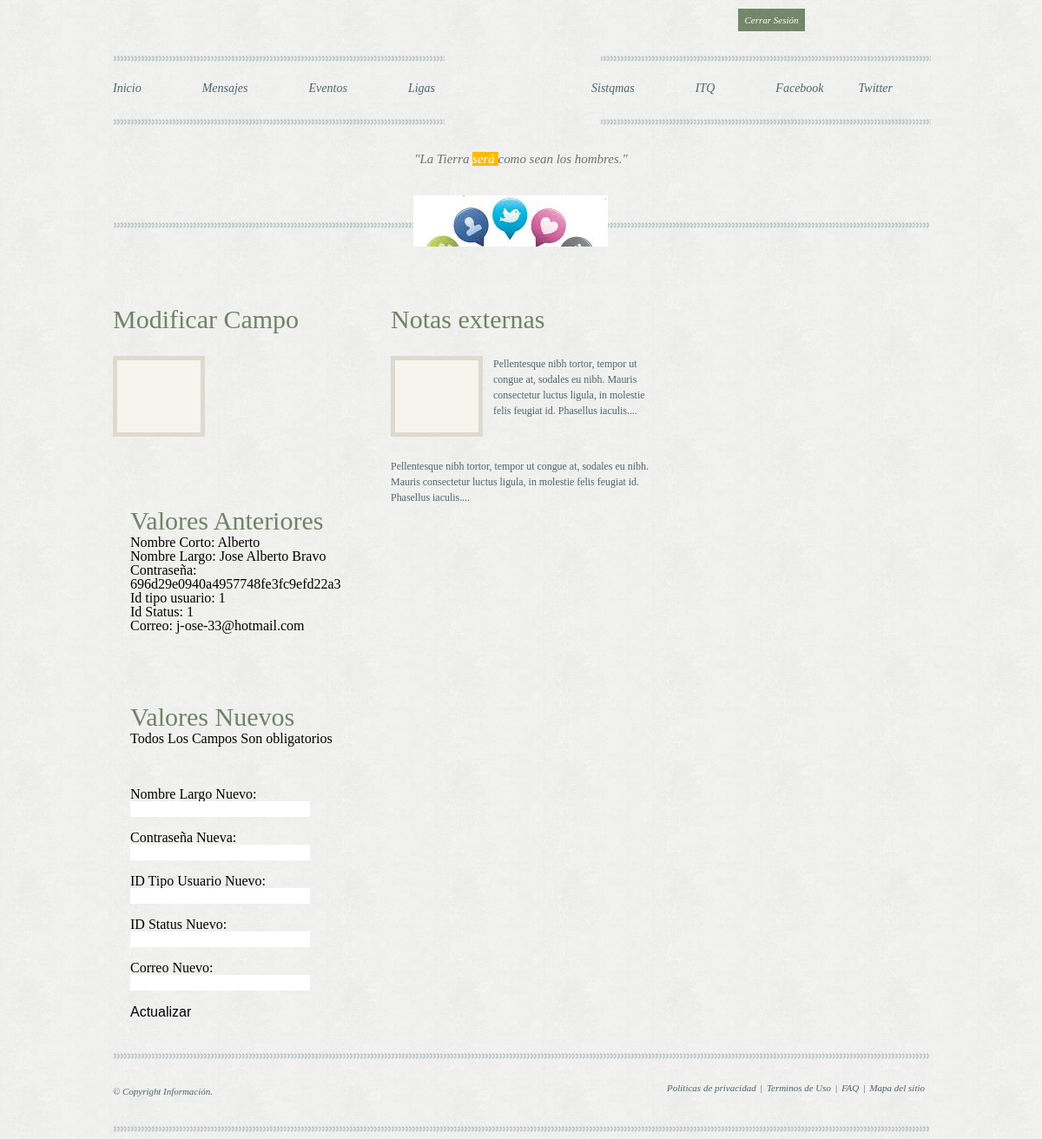
The page /php/modificar_usuario.php?id_usuario=1&origen=ver_usuarios (signed in) on the database its author committed.
### tables this page shows
CREATE TABLE IF NOT EXISTS `usuarios` (
  `id_usuario` int(11) NOT NULL AUTO_INCREMENT,
  `nombre_corto` varchar(12) NOT NULL,
  `nombre_largo` varchar(50) NOT NULL,
  `contrasena` varchar(50) NOT NULL,
  `id_tipo_usuario` int(11) NOT NULL,
  `id_status` int(11) NOT NULL,
  `correo_e` varchar(50) NOT NULL,
  PRIMARY KEY (`id_usuario`)
);

### php/modificar_usuario.php (the view, shortened to what this page needs)
<?php
    require "funciones.php";
	$con=conectar();
?>
<!DOCTYPE html PUBLIC "-//W3C//DTD XHTML 1.0 Transitional//EN" "http://www.w3.org/TR/xhtml1/DTD/xhtml1-transitional.dtd">
<html xmlns="http://www.w3.org/1999/xhtml">
<head>
	<link href="../estilos/otro.css" rel="stylesheet" type="text/css" />
</head>
<body>
	<div class="centerAlign">
		<div class="smallWrap2">
			<form class='form1' method='post' action='salir.php'>
				<input name='btnS' type='submit' value='Cerrar Sesión' />
			</form>
		</div>
		<ul id="menu">
			<li><a href="../index.php">Inicio</a></li>
			<li><a href="vermensajes.php">Mensajes</a></li>
			<li><a href="#">Eventos</a></li>
			<li><a href="#">Ligas</a></li>
			<li class="ml"><a href="http://www.Sisteqmas.html">Sistqmas</a></li>
			<li><a href="http://www.itq.edu.mx">ITQ</a></li>
			<li><a href="http://www.facebook.com/mensajes.itq">Facebook</a></li>
			<li><a href="http://www.titter.com/mensajes.itq">Twitter</a></li>
		</ul>
		<p class="t1">"La Tierra <span>será </span> como sean los hombres."</p>
		<a href="#" class="dl"></a>
		<div class="smallWrap first">
			<h2>Modificar Campo</h2>
			<p><img src="images/blankPic.png" alt="" />
			<?php
					if(!isset($_POST['modificar'])){
						if( $_GET['id_usuario']==$_SESSION['id_usuario'] or $_SESSION['id_usuario']==1){
							$select = update_usuario($con,$_GET['id_usuario']);
							if ($_SESSION['id_usuario']==1){
								while($muestra = mysqli_fetch_array($select)){
									echo "<div class=smallWrap>
										<h2>Valores Anteriores</h2>
											<br>Nombre Corto: ".$muestra['nombre_corto']."
											<br>Nombre Largo: ".$muestra['nombre_largo']."
											<br>Contraseña: ".md5($muestra['contrasena'])."
											<br>Id tipo usuario: ".$muestra['id_tipo_usuario']."
											<br>Id Status: ".$muestra['id_status']."
											<br>Correo: ".$muestra['correo_e']."
										</div>";
									echo "<div class=smallWrap>
										<h2>Valores Nuevos</h2>";
									echo "<form name='formulario_modificar' action='modificar_usuario.php' method='post'>
											Todos Los Campos Son obligatorios<br>
											<input type='hidden' name='id_user' value='".$_GET['id_usuario']."'><br>
											<input type='hidden' name='origen' value='".$_GET['origen']."'><br>
											<input type='hidden' name='alterX' value='1'><br>
											Nombre Largo Nuevo: <input name='nombre_largo' type='text'><br><br>
											Contraseña Nueva: <input name='contrasena' type='text'><br><br>
											ID Tipo Usuario Nuevo: <input name='id_tipo_usuario' type='text'><br><br>
											ID Status Nuevo: <input name='id_status' type='text'><br><br>
											Correo Nuevo: <input name='correo_e' type='text'><br><br>
											<input type='submit' name='modificar' value='Actualizar'>
										</form>";
									echo "</div>";
								}
							}
						}
						else{
							echo "<h1>Necesita Provilegios para modiicar este contenido</h1>";
						}
					}
			?>
		</div>
		<div class="smallWrap">
			<h2>Notas externas</h2>
			<p><img src="images/blankPic.png" alt="" />Pellentesque nibh tortor, tempor ut congue at, sodales eu nibh. Mauris consectetur luctus ligula, in molestie felis feugiat id. Phasellus iaculis....</p>
			<p>Pellentesque nibh tortor, tempor ut congue at, sodales eu nibh. Mauris consectetur luctus ligula, in molestie felis feugiat id. Phasellus iaculis....</p>
		</div>
		<hr />
		<p class="copy">© Copyright Información.<br /></p>
		<ul class="foot">
			<li><a href="#">Políticas de privacidad</a> |</li>
			<li><a href="#">Terminos de Uso </a>|</li>
			<li><a href="#">FAQ</a>|</li>
			<li><a href="#">Mapa del sitio</a></li>
		</ul>
		<hr />
	</div>
</body>
</html>

### estilos/otro.css (style rules this page uses)
html, body, div, span, applet, object, iframe, h1, h2, h3, h4, h5, h6, p, four_equalsquote, pre, a, abbr, acronym, address, big, cite, code, del, dfn, em, font, img, ins, kbd, q, s, samp, small, strike, sub, sup, tt, var, b, u, i, center, dl, tr, th, td, dt, dd, ol, ul, li, fieldset, form, label, legend, table, caption, tbody, tfoot, thead, input, textarea { margin:0; padding:0; border:0; outline:0; font-size:100%; font-weight:normal; vertical-align:baseline; }
body { line-height:1 }
ol, ul { list-style:none }
a { text-decoration:none }
body { background:url(../images/bodyBg.png) }
.centerAlign { width:940px; margin:0 auto; position:relative }
#menu { width:942px; height:81px; float:left; margin-top:27px; background:url(../images/menuBg.png) no-repeat }
#menu li { width:auto; float:left; margin:30px 0 0 70px }
#menu li:first-child { margin-left:0 }
#menu li.ml { margin-left:180px }
#menu li a { font-family:Georgia, "Times New Roman", Times, serif; font-size:14px; color:#4d656f; line-height:18px; font-style:italic }
#menu li + li + li + li + li + li + li + li { margin-left:40px }
.t1 { width:100%; float:left; margin-top:30px; font-family:Georgia, "Times New Roman", Times, serif; font-size:15px; color:#707070; line-height:19px; font-style:italic; text-align:center }
.t1 span { color:#FFF; background:#ffba00 }
h2,h4,h3 { width:100%; float:left; margin-top:80px; font-family:Georgia, "Times New Roman", Times, serif; font-size:30px; color:#6f8366; line-height:34px }
p { width:100%; float:left; margin-top:25px; font-family:Georgia, "Times New Roman", Times, serif; font-size:12px; color:#4d656f; line-height:18px; letter-spacing:-0.03px }
p img { width:auto; float:left; margin:0 12px 0 0 }
hr { width:100%; height:8px; float:left; margin-top:37px; border:0; background:url(../images/horzLine.png) no-repeat }
a.dl { width:247px; height:59px; float:left; margin:32px 0 -66px 346px; position:relative; z-index:1; background:url(../images/redecsoc.jpg) no-repeat }
.smallWrap { width:300px; float:left; margin-left:20px }
.smallWrap2 { width:200px; float:right; margin-right:20px }
.smallWrap.first { margin-left:0 }
.form1 { width:220px; float:left }
.form1 input[type="submit"] { width:77px; height:26px; float:left; margin-top:10px; font-family:Georgia, "Times New Roman", Times, serif; font-size:11px; color:#FFF; font-style:italic; background:url(../images/btnBg.png) no-repeat }
p.copy { width:auto; font-style:italic; font-size:11px; margin:20px 0 -10px 0; }
ul.foot { width:auto; float:right; margin-top:20px; }
ul.foot li { width:auto; float:left; font-family:Georgia, "Times New Roman", Times, serif; font-size:11px; color:#4d656f }
ul.foot li a { width:auto; float:left; margin:0 5px; color:#4d656f; font-style:italic }

### rows shown on the page
usuarios: nombre_corto "Alberto", nombre_largo "Jose Alberto Bravo", contrasena "696d29e0940a4957748fe3fc9efd22a3", id_tipo_usuario "1", id_status "1", correo_e "j-ose-33@hotmail.com"
